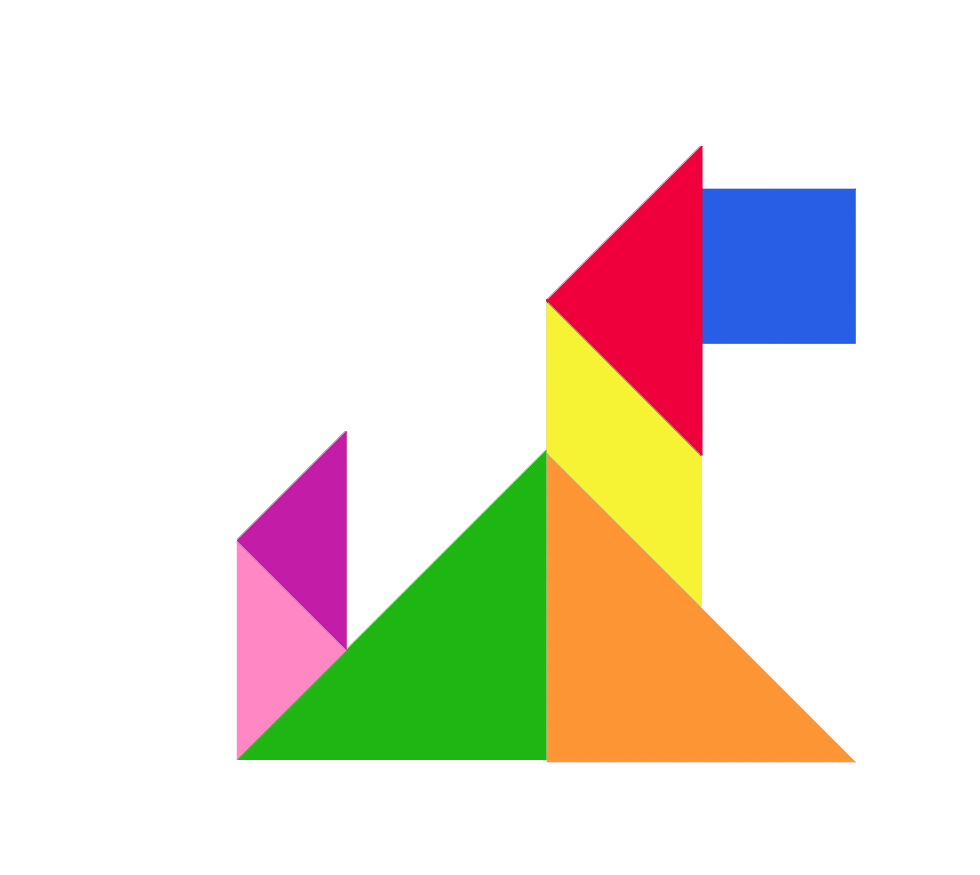
#> input picture image/mould/18.jpg, 980 x 875 px
$ python pattern.py   (older library calls are emulated)
#> lines starting #> are read from the running program, lines starting #| are printed output that depends on the picture; after the words box and inside, x2 and y2 are one past the last pixel; in counts of white or black regions, pixels touching at a corner belong together
### tools.py
#!/usr/bin/env python
# -*- coding: utf-8 -*-
# @Time    : 2018/9/19 下午6:17
# @Author  : Lynn
# @Site    :
# @File    : tools.py
# @Software: PyCharm

import cv2
from PIL import Image
import numpy as np
import collections
import colorsys
import math
from PIL import Image
from PIL import ImageDraw

############################################################################################
# 生成深蓝色绘图画布
def generate_darkblue_canvas():
    array = np.ndarray((1190, 1190, 3), np.uint8)
    array[:, :, 0] = 0
    array[:, :, 1] = 0
    array[:, :, 2] = 100
    image = Image.fromarray(array)
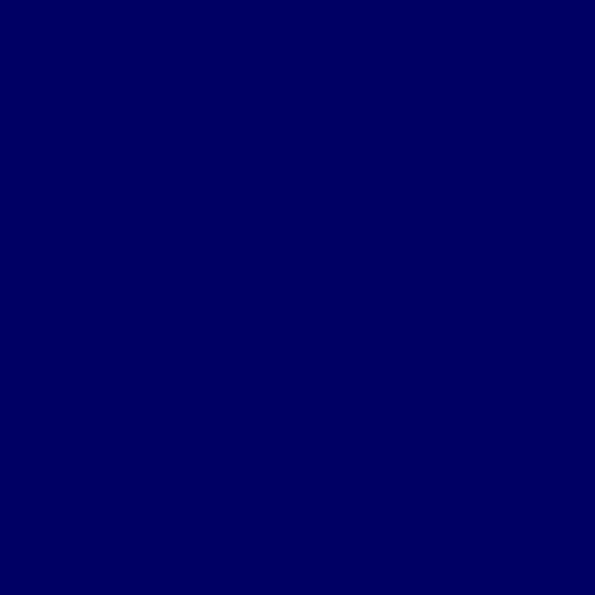
#> image: PIL image 1190x1190 RGB (shown at 1/2 size); mean R, G, B 0, 0, 100
    # 创建绘制对象
    draw = ImageDraw.Draw(image)
    return (image,draw)

############################################################################################
#Point:描述点坐标
class Point():
    x = 0
    y = 0

############################################################################################
#rgb转hsv
# [155 lines left out: functions rgb_hsv, Range, scanFill, Color, ostu, contrast_brightness_image, not called in this run]
############################################################################################
#slope:
def slope(p1, p2,flag):
    if 0 <= abs(p1.x - p2.x) <= 15 and p1.y != p2.y:
        slope = float("inf")
    else:
        # 邻边斜率
        slope = ((-1) * (p1.y) + p2.y) / (p1.x - p2.x)
        if flag==1:
            if (abs(slope) < 0.2):
                slope = 0
            if abs(abs(slope) - 1) < 0.2:
                if slope < 0:
                    slope = -1
                else:
                    slope = 1
    return slope

############################################################################################
#某一点逆时针旋转theta（弧度）
# [39 lines left out: functions rotatePoint, Reverse, Xmin, max_distance, not called in this run]

############################################################################################
#由斜率求角度
def angle(p1,p2,flag):
    temp1 = slope(p1, p2,flag)
    temp1 = math.atan(temp1)
    angle = math.degrees(temp1)
    angle=round(angle)
    if angle<0:
        angle=180+angle
    return angle

############################################################################################
#沿任意一条直线翻转
# [124 lines left out: functions Translation, draw_test, Rotate, bfs, not called in this run]

############################################################################################
#getColorList:生成hsv颜色字典,Hue-色调、Saturation-饱和度、Value-值s
'''
def getColorList():
    dict = collections.defaultdict(list)

    #黑色
    lower_black = np.array([0, 0, 0])
    upper_black = np.array([180, 255, 46])
    color_list = []
    color_list.append(lower_black)
    color_list.append(upper_black)
    dict['black'] = color_list

    # #灰色

    lower_gray = np.array([0, 0, 46])
    upper_gray = np.array([180, 43, 220])
    color_list = []
    color_list.append(lower_gray)
    color_list.append(upper_gray)
    dict['gray']=color_list

     #白色
    lower_white = np.array([0, 0, 221])
    upper_white = np.array([180, 30, 255])
    color_list = []
    color_list.append(lower_white)
    color_list.append(upper_white)
    dict['white'] = color_list

    #粉色
    lower_pink=np.array([166,86,178])
    upper_pink=np.array([180,165,255])
    color_list=[]
    color_list.append(lower_pink)
    color_list.append(upper_pink)
    dict['pink']=color_list

    # 红色

    lower_red = np.array([166, 166, 80])
    upper_red = np.array([180, 255, 255])
    color_list = []
    color_list.append(lower_red)
    color_list.append(upper_red)
    dict['red'] = color_list

    # 红色2
    lower_red = np.array([0, 140, 130])
    upper_red = np.array([5, 255, 255])
    color_list = []
    color_list.append(lower_red)
    color_list.append(upper_red)
    dict['red2'] = color_list

    #橙色
    lower_orange = np.array([6, 43, 46])
    upper_orange = np.array([24, 255, 255])
    color_list = []
    color_list.append(lower_orange)
    color_list.append(upper_orange)
    dict['orange'] = color_list

    #黄色
    lower_yellow = np.array([25, 43, 46])
    upper_yellow = np.array([34, 255, 255])
    color_list = []
    color_list.append(lower_yellow)
    color_list.append(upper_yellow)
    dict['yellow'] = color_list

    #绿色

    lower_green = np.array([35, 43, 46])
    upper_green = np.array([77, 255, 255])
    color_list = []
    color_list.append(lower_green)
    color_list.append(upper_green)
    dict['green'] = color_list

    #青色

    lower_cyan = np.array([78, 43, 46])
    upper_cyan = np.array([99, 255, 255])
    color_list = []
    color_list.append(lower_cyan)
    color_list.append(upper_cyan)
    dict['cyan'] = color_list

    #蓝色

    lower_blue = np.array([100, 43, 46])
    upper_blue = np.array([124, 255, 255])
    color_list = []
    color_list.append(lower_blue)
    color_list.append(upper_blue)
    dict['blue'] = color_list

    # 紫色

    lower_purple = np.array([125, 43, 46])
    upper_purple = np.array([165, 255, 255])
    color_list = []
    color_list.append(lower_purple)
    color_list.append(upper_purple)
    dict['purple'] = color_list

    return dict
    '''
# [114 lines left out: function getColorList, not called in this run]

############################################################################################

### analysis.py
#!/usr/bin/env python
# -*- coding: utf-8 -*-
# @Time    : 2018/9/19 下午6:34
# @Author  : Lynn
# @Site    :
# @File    : analysis.py
# @Software: PyCharm
import numpy as np
import imutils
import cv2
from PIL import Image
import time
import math
import pattern
from tools import *

############################################################################################
# 轮廓上的所有点
cnt_point = []
# 图形的顶点
vertex = []

no_shape = {
    '0': [],
    '1': [],
    '2': [],
    '3': [],
    '4': [],
    '5': [],
    '6': []
}

############################################################################################
# 初始化 vertex, cnt_point
def initial_cntpoint_and_vertex():
    for i in range(0, 7):
        cnt_point.append([])
        # vertex对每个图形存储对应顶点编号，如vertex[0][0]=(x,y)
        # vertex[0]第0个图形，vertex[0][0]第0个图形的第0个顶点
        vertex.append([])


############################################################################################
#形状分析
class Analysis:
    def __init__(self):
        self.shapes = {'triangle': 0, 'square': 0, 'polygons': 0, 'circles': 0,'parallelogram':0}
    # [171 lines left out: functions draw_text_info, analy, not called in this run]

### pattern.py
# 识别目标图案，分割识别出其中用到了哪些简单多边形及其它们相邻的边
# -----------------------------#
# 对每个轮廓遍历轮廓的像素点，若存在相同的则相邻
# -----------------------------#
# 实物图先旋转到目标图案的角度，再寻找相应顶点对应的边
# ---------------------------------#
# 实现邻边，顶点相邻的识别，用图的结构来存储
import collections
import cv2
import numpy as np
import time
import object
# 数据结构存储图的单个点信息，包括
# A.no(图形A相邻接图形B的编号)
# A.own(A邻接部分的边或顶点)
# A.near(B邻接部分的边或顶点)

class Patch():
    pass


# 图的数据结构，存储图形的邻边、顶点(Patch对象）
graph = {
    '0': [],
    '1': [],
    '2': [],
    '3': [],
    '4': [],
    '5': [],
    '6': []
}
# 存储每个图形的形状、颜色、中心点、是否已经拼凑
no_shape = {
    '0': [],
    '1': [],
    '2': [],
    '3': [],
    '4': [],
    '5': [],
    '6': []
}
# 轮廓上的所有点
cnt_point = []
# 图形的顶点
vertex = []
# 存储A与B邻边的所有像素点
# near[0]中存储m个list，每个list中存储n个像素点
# m=邻接的边数，n=构成每条邻边的所有像素点
near = []
# 初始化
for i in range(0, 7):
    cnt_point.append([])
    # vertex对每个图形存储对应顶点编号，如vertex[0][0]=(x,y)
    # vertex[0]第0个图形，vertex[0][0]第0个图形的第0个顶点
    vertex.append([])
    near.append([])


# 主函数
# [19 lines left out: function main, not called in this run]
# 并查集
# 存储图形的根结点/集合
father = [0] * 7
# 是否为根结点
isRoot = [0] * 7
# [14 lines left out: functions findFather, Union, not called in this run]
def init(n):
#> called with n = 7
    for i in range(0, n):
        father[i] = i
        isRoot[i] = 0
# [14 lines left out: function num_Union, not called in this run]
init(7)
#寻找边与边相邻
# [315 lines left out: functions Part, Part2, Part3, Near, detail_point, slope and 3 more, not called in this run]


class Point():
    x = 0
    y = 0

# [121 lines left out: functions getColorList, contrast_brightness_image, not called in this run]


class ShapeAnalysis:
    def __init__(self):
        self.shapes = {'triangle': 0, 'square': 0, 'polygons': 0, 'circles': 0, 'parallelogram': 0}

    # [173 lines left out: functions draw_text_info, analysis, not called in this run]

if __name__ == '__main__':
    main()
#> in main, src is the input picture: shape (875, 980, 3); mean B, G, R 216.5, 228, 234.7
#> the loop in analysis, `for d in color_dict:` made 11 passes
#| 1
#| 1
#| 1
#| 1
#| 1
#> (further printed lines are left out)
#> pass 3, in analysis, `mask = cv2.inRange(hsv, color_dict[d][0], color_dict[d][1])`:
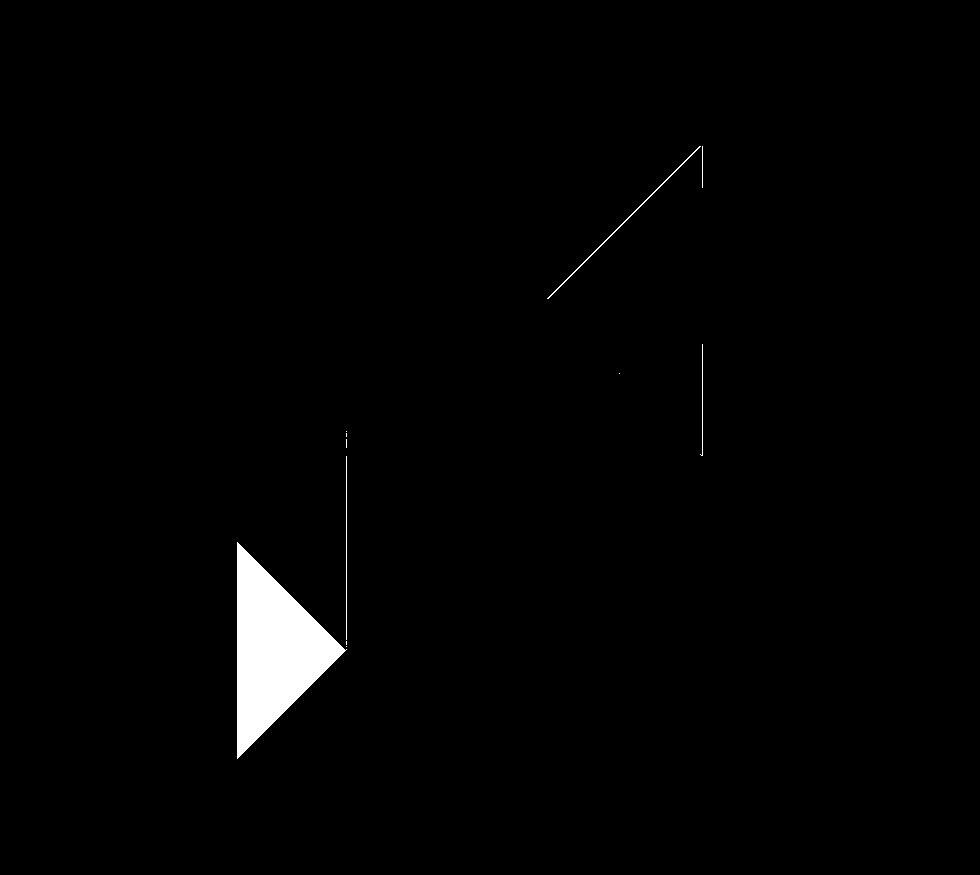
#> mask: shape (875, 980); 1.5% white; 11 white regions (6 under 20 px), largest, box (x1, y1, x2, y2) and area: (237, 542, 347, 759) 11882, (547, 146, 701, 299) 306, (346, 456, 347, 640) 184, (700, 344, 703, 456) 114, (702, 146, 703, 188) 42
#> after the loop in analysis, `for d in color_dict:`:
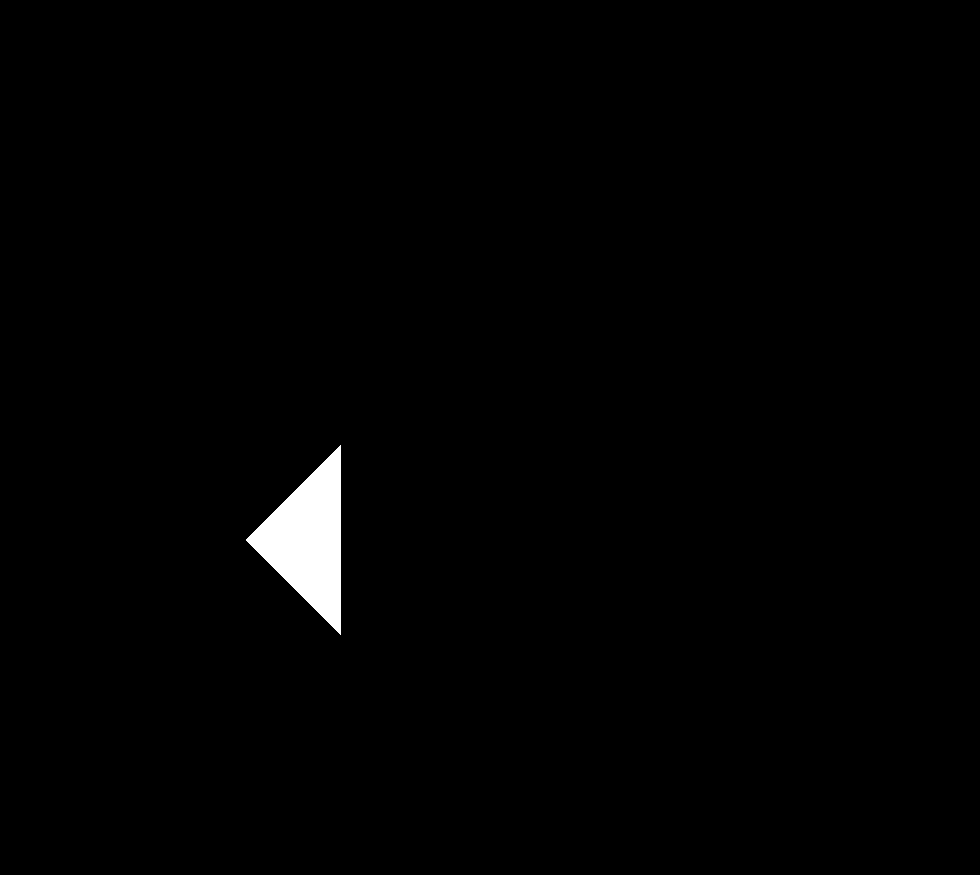
#> closed: shape (875, 980); min 0, max 255, mean 2.7
#> after the loop in analysis, `for d in color_dict:`: k = 7; self.shapes = {'triangle': 5, 'square': 1, 'polygons': 0, 'circles': 0, 'parallelogram': 1}; vertex = 7 items
#> in draw_text_info, `c1 = self.shapes['triangle']`: c1 = 5
#> in draw_text_info, `c2 = self.shapes['square']`: c2 = 1
#> in draw_text_info, `c3 = self.shapes['polygons']`: c3 = 0
#> in draw_text_info, `c5 = self.shapes['parallelogram']`: c5 = 1
#> the loop in Near, `for i in range(0, 7):` made 7 passes
#> the loop in init (call 2), `for i in range(0, n):` made 7 passes
#> after the loop in num_Union, `for i in range(0, 7):`: isRoot = [0, 0, 0, 0, 0, 1, 1]
#> after the loop in num_Union, `for i in range(0, 7):`: ans = 2
#| 集合数：2
#> after the loop in Part2, `for i in range(0, 7):`: graph = 7 items
#> in Near, `ans=num_Union(graph)`: ans = 1
#| 集合数：1
#> the loop in Near, `for i in range(0, 7): #print("\n")` made 7 passes
#| 4:green(1, 1, 0, 0)6:purple(2, 1, 0, 0)
#| 5:blue(0, 0, 0, -34)3:yellow(2, 0, 0, 0)3:yellow(2, 0, 0, 0)
#| 3:yellow(0, 1, 0, 0)4:green(2, 2, 0, 0)
#| 2:orange(1, 0, 0, 0)1:red(0, 2, 0, 0)1:red(0, 2, 0, 0)
#| 0:pink(1, 1, 0, 0)2:orange(2, 2, 0, 0)
#> (further printed lines are left out)
#> the loop in main, `for i in range(0, 7):` made 7 passes

$ run again, with image/mould/02.jpg copied over image/mould/18.jpg
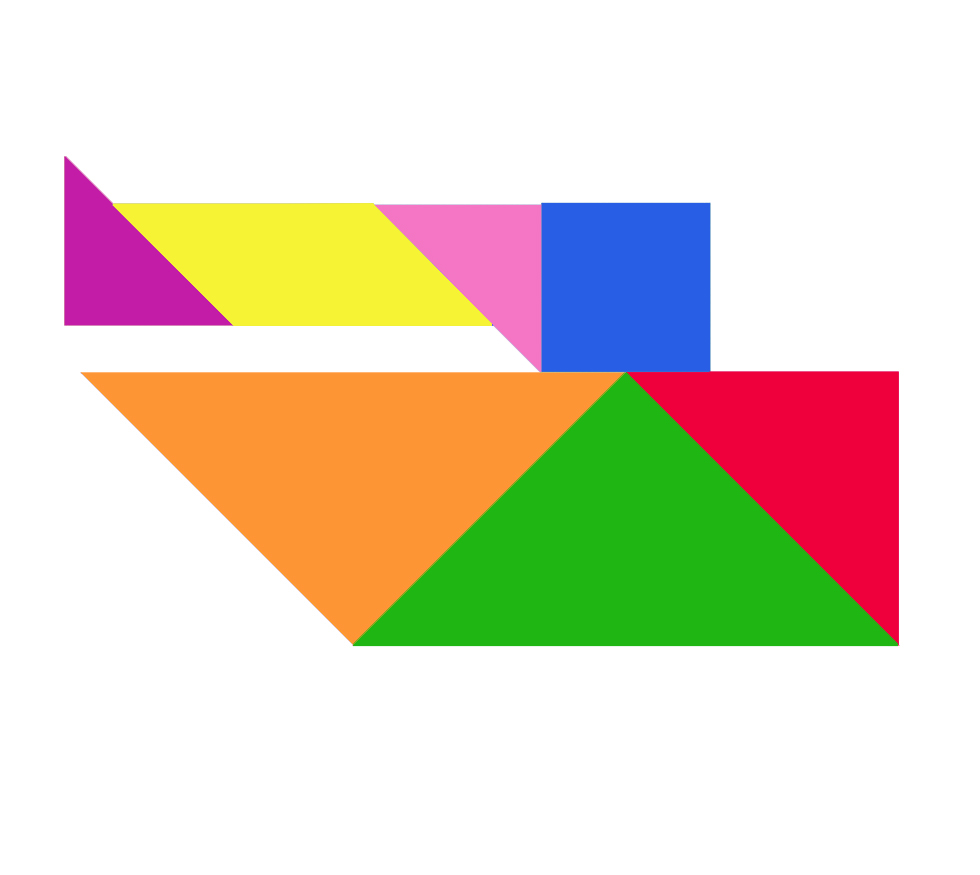
#> input picture image/mould/02.jpg, 980 x 875 px
#> in main, src is the input picture: shape (875, 980, 3); mean B, G, R 197.3, 216.5, 225.7
#> hsv: shape (875, 980, 3); mean H, S, V 24.3, 68.9, 245.2
#> the loop in analysis, `for d in color_dict:` made 11 passes
#| 1
#| 1
#| 1
#| 1
#| 1
#> (further printed lines are left out)
#> pass 2, in analysis, `mask = cv2.inRange(hsv, color_dict[d][0], color_dict[d][1])`:
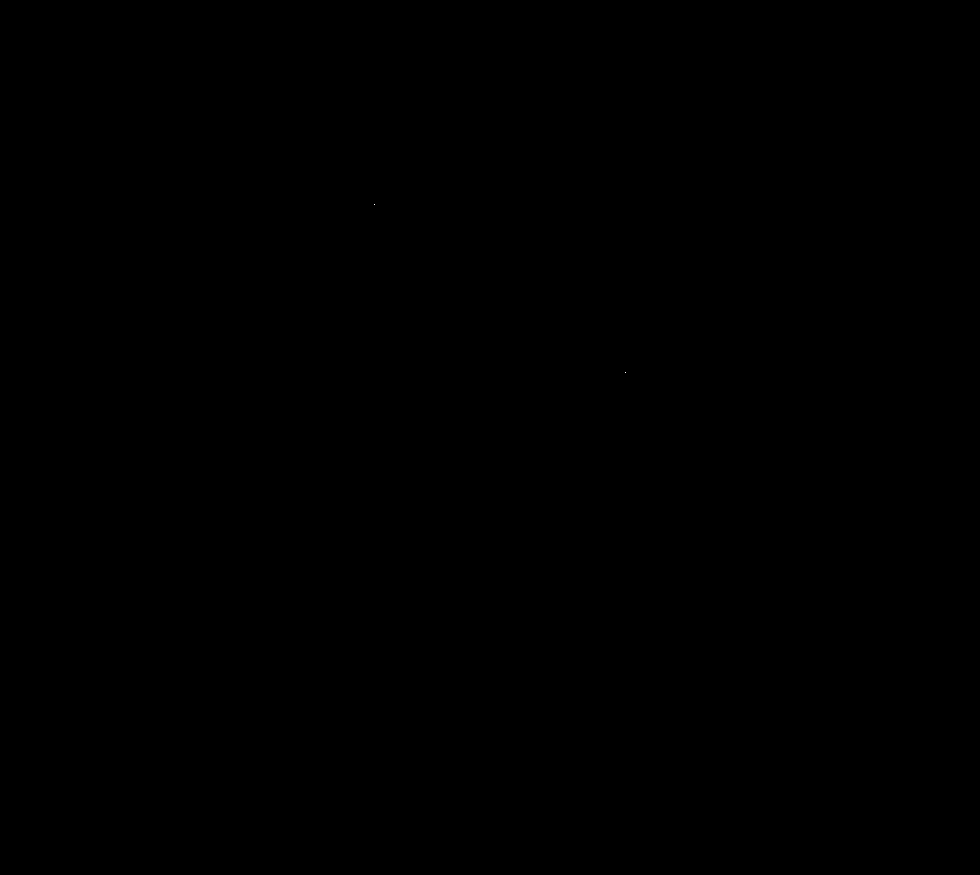
#> mask: shape (875, 980); 0% white in thin lines or dots, all inside (x1, y1, x2, y2) = (374, 204, 626, 373)
#> pass 3, in analysis, `mask = cv2.inRange(hsv, color_dict[d][0], color_dict[d][1])`:
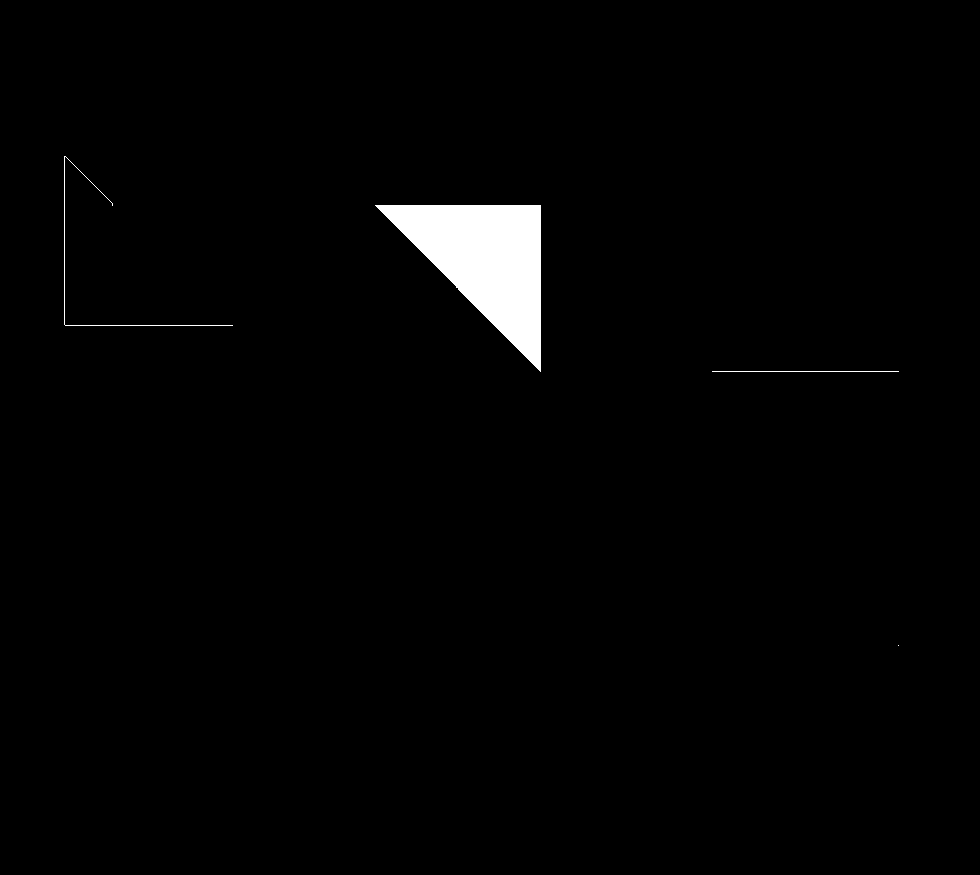
#> mask: shape (875, 980); 1.7% white; 4 white regions (1 under 20 px), largest, box (x1, y1, x2, y2) and area: (375, 205, 541, 372) 13945, (64, 156, 233, 326) 387, (712, 371, 899, 372) 187
#> after the loop in analysis, `for d in color_dict:`: k = 7; self.shapes = {'triangle': 5, 'square': 1, 'polygons': 0, 'circles': 0, 'parallelogram': 1}; vertex = 7 items
#> c1 = 5
#> c2 = 1
#> c3 = 0
#> c5 = 1
#> the loop in Near, `for i in range(0, 7):` made 7 passes
#> the loop in init (call 2), `for i in range(0, n):` made 7 passes
#> after the loop in num_Union, `for i in range(0, 7):`: isRoot = [0, 0, 0, 0, 0, 0, 1]
#> after the loop in num_Union, `for i in range(0, 7):`: ans = 1
#| 集合数：1
#| 集合数：1
#> the loop in Near, `for i in range(0, 7): #print("\n")` made 7 passes
#| 3:yellow(0, 3, 0, 0)5:blue(2, 0, 0, 0)
#| 4:green(1, 1, 0, 0)5:blue(0, 1, 94, 0)
#| 4:green(2, 0, 0, 0)5:blue(0, 1, -452, 0)
#| 0:pink(3, 0, 0, 0)6:purple(1, 1, 0, 0)
#| 1:red(2, 0, 0, 0)2:orange(2, 1, 0, 0)
#> (further printed lines are left out)
#> the loop in main, `for i in range(0, 7):` made 7 passes
